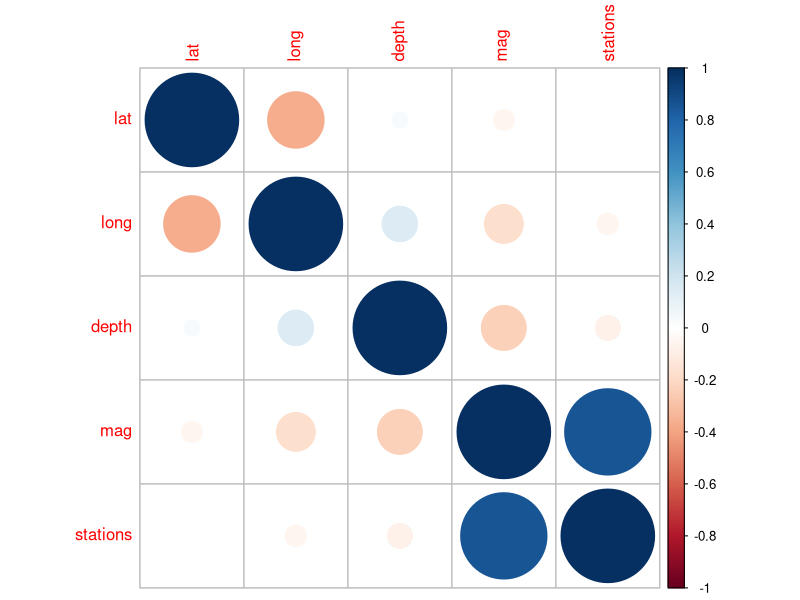
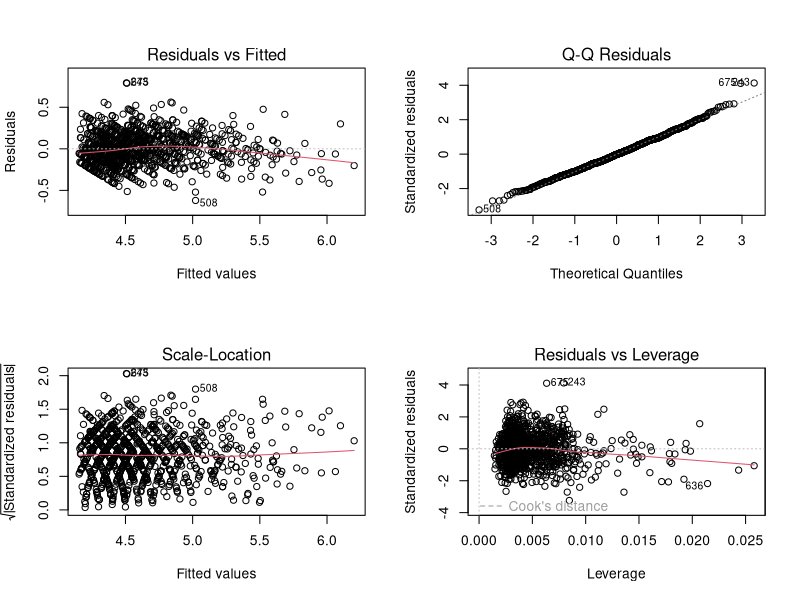
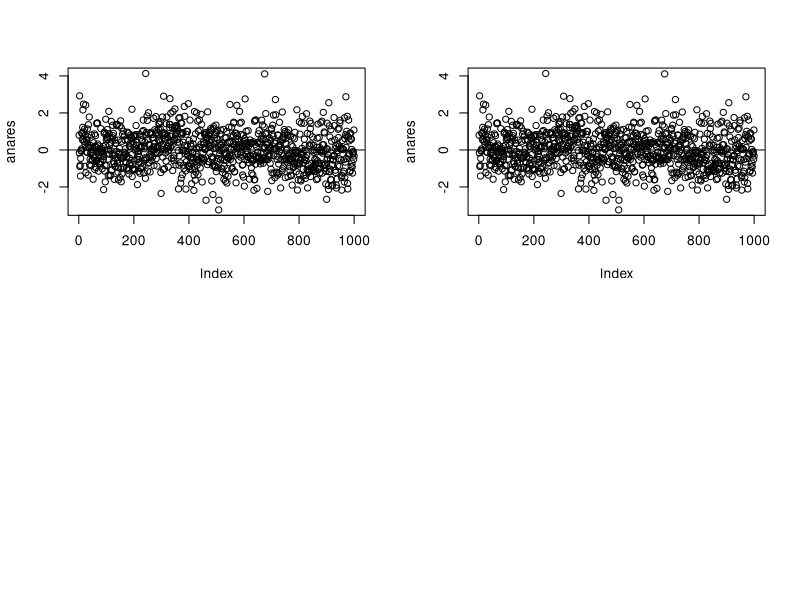

The R script that drew these images, in order:
## ---- chunk 1
knitr::opts_chunk$set(echo = TRUE)
## ---- chunk 2
summary(quakes)
## ---- chunk 3
cor(quakes)
## ---- chunk 4
library(corrplot)
corrplot(cor(quakes), method = "circle")
## ---- chunk 5
mod = lm(mag ~ ., data = quakes)
summary(mod)
mod1=step(mod, direction = "backward")
summary(mod1)
## ---- chunk 6
anares <- rstandard(mod)
par(mfrow=c(2,2))
aov(mod)
av=aov(mod)
av
plot(av)
## ---- chunk 7
plot(anares)
abline(0,0)
## ---- chunk 8
library(nortest)
ad.test(anares)
## ---- chunk 9
shapiro.test(anares)
## ---- chunk 10
library(zoo)
library(lmtest)
bptest(mod)
## ---- chunk 11
plot(anares)
abline(0,0)
## ---- chunk 12
dwtest(mod)
